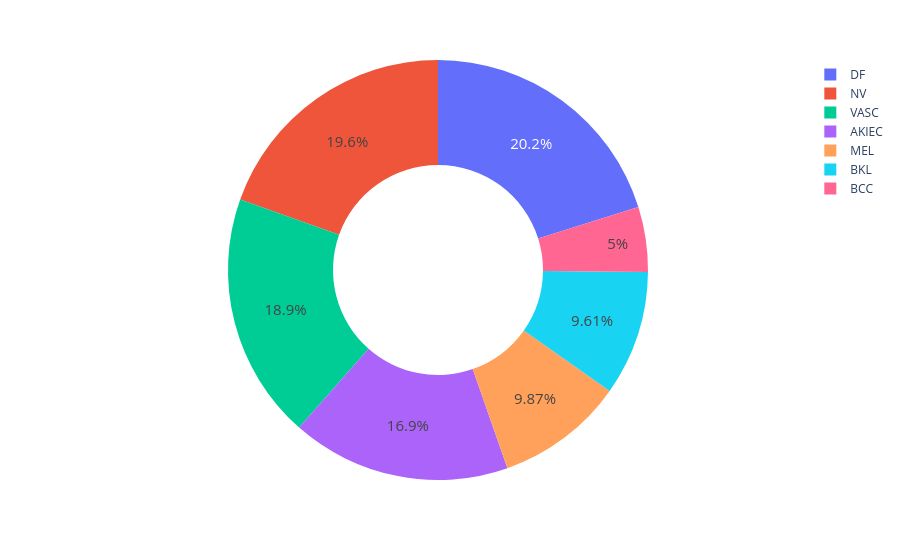

The notebook cell saved with this chart:
### Code cell
Class_Id_Dist_Total = df['Class'].value_counts(sort=False)

import plotly.express as px
fig = px.pie(
    values=Class_Id_Dist_Total,
    names=Class_Id_Dist_Total.index,
    hole=0.5
)

fig.update_traces(textfont_size=15,textinfo='percent')
fig.show()

### Figure 1 — Plotly figure (JSON) as saved in the notebook; plotly's stock layout.template omitted (floating-point values rounded to 4 significant figures)
{"data": [{"domain": {"x": [0, 1], "y": [0, 1]}, "hole": 0.5, "hovertemplate": "label=%{label}<br>value=%{value}<extra></extra>", "labels": ["AKIEC", "BCC", "BKL", "DF", "MEL", "NV", "VASC"], "legendgroup": "", "name": "", "showlegend": true, "textfont": {"size": 15}, "textinfo": "percent", "type": "pie", "values": [1836, 544, 1046, 2195, 1075, 2129, 2063]}], "layout": {"legend": {"tracegroupgap": 0}, "margin": {"t": 60}}}
